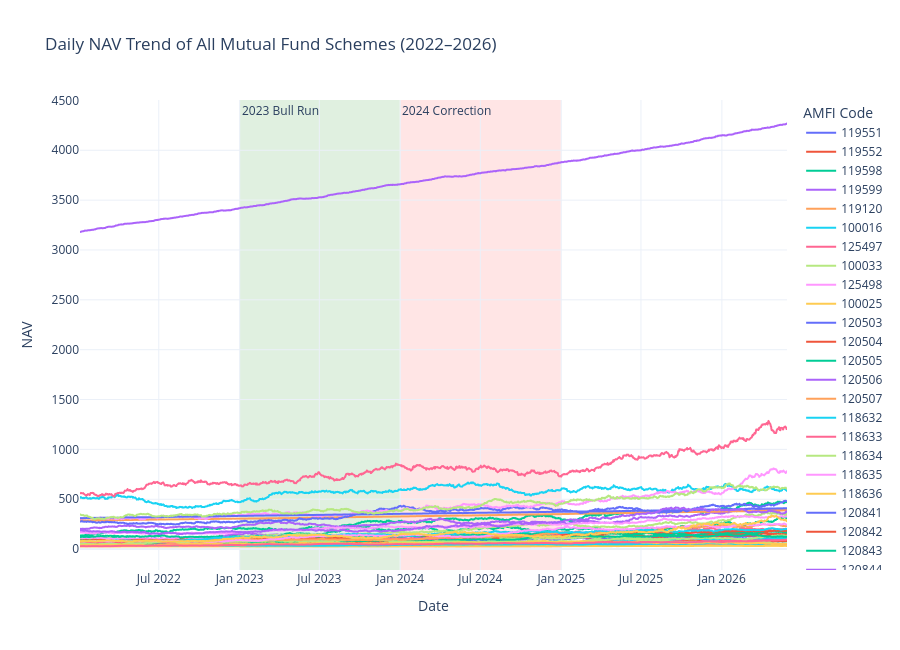

Notebook cell for this chart:
### Code cell
fig = px.line(
    nav,
    x="date",
    y="nav",
    color="amfi_code",
    title="Daily NAV Trend of All Mutual Fund Schemes (2022–2026)",
    labels={
        "date": "Date",
        "nav": "NAV",
        "amfi_code": "AMFI Code"
    }
)

# Highlight 2023 Bull Run
fig.add_vrect(
    x0="2023-01-01",
    x1="2023-12-31",
    fillcolor="green",
    opacity=0.12,
    layer="below",
    line_width=0,
    annotation_text="2023 Bull Run",
    annotation_position="top left"
)

# Highlight 2024 Market Correction
fig.add_vrect(
    x0="2024-01-01",
    x1="2024-12-31",
    fillcolor="red",
    opacity=0.10,
    layer="below",
    line_width=0,
    annotation_text="2024 Correction",
    annotation_position="top left"
)

fig.update_layout(
    template="plotly_white",
    height=650,
    hovermode="x unified"
)

fig.write_image(
    "../reports/charts/01_nav_trend.png",
    width=1400,
    height=800,
    scale=2
)

fig.show()

### Figure 1 — Plotly figure (JSON) as saved in the notebook; plotly's stock layout.template omitted (floating-point values rounded to 4 significant figures; data arrays with more than 128 entries replaced by an {"elided": "..."} marker saying what was removed)
{"data": [{"hovertemplate": "AMFI Code=119551<br>Date=%{x}<br>NAV=%{y}<extra></extra>", "legendgroup": "119551", "line": {"color": "#636efa", "dash": "solid"}, "marker": {"symbol": "circle"}, "mode": "lines", "name": "119551", "showlegend": true, "type": "scattergl", "x": {"elided": "1150 str values"}, "xaxis": "x", "y": {"elided": "1150 float values"}, "yaxis": "y"}, {"hovertemplate": "AMFI Code=119552<br>Date=%{x}<br>NAV=%{y}<extra></extra>", "legendgroup": "119552", "line": {"color": "#EF553B", "dash": "solid"}, "marker": {"symbol": "circle"}, "mode": "lines", "name": "119552", "showlegend": true, "type": "scattergl", "x": {"elided": "1150 str values"}, "xaxis": "x", "y": {"elided": "1150 float values"}, "yaxis": "y"}, {"hovertemplate": "AMFI Code=119598<br>Date=%{x}<br>NAV=%{y}<extra></extra>", "legendgroup": "119598", "line": {"color": "#00cc96", "dash": "solid"}, "marker": {"symbol": "circle"}, "mode": "lines", "name": "119598", "showlegend": true, "type": "scattergl", "x": {"elided": "1150 str values"}, "xaxis": "x", "y": {"elided": "1150 float values"}, "yaxis": "y"}, {"hovertemplate": "AMFI Code=119599<br>Date=%{x}<br>NAV=%{y}<extra></extra>", "legendgroup": "119599", "line": {"color": "#ab63fa", "dash": "solid"}, "marker": {"symbol": "circle"}, "mode": "lines", "name": "119599", "showlegend": true, "type": "scattergl", "x": {"elided": "1150 str values"}, "xaxis": "x", "y": {"elided": "1150 float values"}, "yaxis": "y"}, {"hovertemplate": "AMFI Code=119120<br>Date=%{x}<br>NAV=%{y}<extra></extra>", "legendgroup": "119120", "line": {"color": "#FFA15A", "dash": "solid"}, "marker": {"symbol": "circle"}, "mode": "lines", "name": "119120", "showlegend": true, "type": "scattergl", "x": {"elided": "1150 str values"}, "xaxis": "x", "y": {"elided": "1150 float values"}, "yaxis": "y"}, {"hovertemplate": "AMFI Code=100016<br>Date=%{x}<br>NAV=%{y}<extra></extra>", "legendgroup": "100016", "line": {"color": "#19d3f3", "dash": "solid"}, "marker": {"symbol": "circle"}, "mode": "lines", "name": "100016", "showlegend": true, "type": "scattergl", "x": {"elided": "1150 str values"}, "xaxis": "x", "y": {"elided": "1150 float values"}, "yaxis": "y"}, {"hovertemplate": "AMFI Code=125497<br>Date=%{x}<br>NAV=%{y}<extra></extra>", "legendgroup": "125497", "line": {"color": "#FF6692", "dash": "solid"}, "marker": {"symbol": "circle"}, "mode": "lines", "name": "125497", "showlegend": true, "type": "scattergl", "x": {"elided": "1150 str values"}, "xaxis": "x", "y": {"elided": "1150 float values"}, "yaxis": "y"}, {"hovertemplate": "AMFI Code=100033<br>Date=%{x}<br>NAV=%{y}<extra></extra>", "legendgroup": "100033", "line": {"color": "#B6E880", "dash": "solid"}, "marker": {"symbol": "circle"}, "mode": "lines", "name": "100033", "showlegend": true, "type": "scattergl", "x": {"elided": "1150 str values"}, "xaxis": "x", "y": {"elided": "1150 float values"}, "yaxis": "y"}, {"hovertemplate": "AMFI Code=125498<br>Date=%{x}<br>NAV=%{y}<extra></extra>", "legendgroup": "125498", "line": {"color": "#FF97FF", "dash": "solid"}, "marker": {"symbol": "circle"}, "mode": "lines", "name": "125498", "showlegend": true, "type": "scattergl", "x": {"elided": "1150 str values"}, "xaxis": "x", "y": {"elided": "1150 float values"}, "yaxis": "y"}, {"hovertemplate": "AMFI Code=100025<br>Date=%{x}<br>NAV=%{y}<extra></extra>", "legendgroup": "100025", "line": {"color": "#FECB52", "dash": "solid"}, "marker": {"symbol": "circle"}, "mode": "lines", "name": "100025", "showlegend": true, "type": "scattergl", "x": {"elided": "1150 str values"}, "xaxis": "x", "y": {"elided": "1150 float values"}, "yaxis": "y"}, {"hovertemplate": "AMFI Code=120503<br>Date=%{x}<br>NAV=%{y}<extra></extra>", "legendgroup": "120503", "line": {"color": "#636efa", "dash": "solid"}, "marker": {"symbol": "circle"}, "mode": "lines", "name": "120503", "showlegend": true, "type": "scattergl", "x": {"elided": "1150 str values"}, "xaxis": "x", "y": {"elided": "1150 float values"}, "yaxis": "y"}, {"hovertemplate": "AMFI Code=120504<br>Date=%{x}<br>NAV=%{y}<extra></extra>", "legendgroup": "120504", "line": {"color": "#EF553B", "dash": "solid"}, "marker": {"symbol": "circle"}, "mode": "lines", "name": "120504", "showlegend": true, "type": "scattergl", "x": {"elided": "1150 str values"}, "xaxis": "x", "y": {"elided": "1150 float values"}, "yaxis": "y"}, {"hovertemplate": "AMFI Code=120505<br>Date=%{x}<br>NAV=%{y}<extra></extra>", "legendgroup": "120505", "line": {"color": "#00cc96", "dash": "solid"}, "marker": {"symbol": "circle"}, "mode": "lines", "name": "120505", "showlegend": true, "type": "scattergl", "x": {"elided": "1150 str values"}, "xaxis": "x", "y": {"elided": "1150 float values"}, "yaxis": "y"}, {"hovertemplate": "AMFI Code=120506<br>Date=%{x}<br>NAV=%{y}<extra></extra>", "legendgroup": "120506", "line": {"color": "#ab63fa", "dash": "solid"}, "marker": {"symbol": "circle"}, "mode": "lines", "name": "120506", "showlegend": true, "type": "scattergl", "x": {"elided": "1150 str values"}, "xaxis": "x", "y": {"elided": "1150 float values"}, "yaxis": "y"}, {"hovertemplate": "AMFI Code=120507<br>Date=%{x}<br>NAV=%{y}<extra></extra>", "legendgroup": "120507", "line": {"color": "#FFA15A", "dash": "solid"}, "marker": {"symbol": "circle"}, "mode": "lines", "name": "120507", "showlegend": true, "type": "scattergl", "x": {"elided": "1150 str values"}, "xaxis": "x", "y": {"elided": "1150 float values"}, "yaxis": "y"}, {"hovertemplate": "AMFI Code=118632<br>Date=%{x}<br>NAV=%{y}<extra></extra>", "legendgroup": "118632", "line": {"color": "#19d3f3", "dash": "solid"}, "marker": {"symbol": "circle"}, "mode": "lines", "name": "118632", "showlegend": true, "type": "scattergl", "x": {"elided": "1150 str values"}, "xaxis": "x", "y": {"elided": "1150 float values"}, "yaxis": "y"}, {"hovertemplate": "AMFI Code=118633<br>Date=%{x}<br>NAV=%{y}<extra></extra>", "legendgroup": "118633", "line": {"color": "#FF6692", "dash": "solid"}, "marker": {"symbol": "circle"}, "mode": "lines", "name": "118633", "showlegend": true, "type": "scattergl", "x": {"elided": "1150 str values"}, "xaxis": "x", "y": {"elided": "1150 float values"}, "yaxis": "y"}, {"hovertemplate": "AMFI Code=118634<br>Date=%{x}<br>NAV=%{y}<extra></extra>", "legendgroup": "118634", "line": {"color": "#B6E880", "dash": "solid"}, "marker": {"symbol": "circle"}, "mode": "lines", "name": "118634", "showlegend": true, "type": "scattergl", "x": {"elided": "1150 str values"}, "xaxis": "x", "y": {"elided": "1150 float values"}, "yaxis": "y"}, {"hovertemplate": "AMFI Code=118635<br>Date=%{x}<br>NAV=%{y}<extra></extra>", "legendgroup": "118635", "line": {"color": "#FF97FF", "dash": "solid"}, "marker": {"symbol": "circle"}, "mode": "lines", "name": "118635", "showlegend": true, "type": "scattergl", "x": {"elided": "1150 str values"}, "xaxis": "x", "y": {"elided": "1150 float values"}, "yaxis": "y"}, {"hovertemplate": "AMFI Code=118636<br>Date=%{x}<br>NAV=%{y}<extra></extra>", "legendgroup": "118636", "line": {"color": "#FECB52", "dash": "solid"}, "marker": {"symbol": "circle"}, "mode": "lines", "name": "118636", "showlegend": true, "type": "scattergl", "x": {"elided": "1150 str values"}, "xaxis": "x", "y": {"elided": "1150 float values"}, "yaxis": "y"}, {"hovertemplate": "AMFI Code=120841<br>Date=%{x}<br>NAV=%{y}<extra></extra>", "legendgroup": "120841", "line": {"color": "#636efa", "dash": "solid"}, "marker": {"symbol": "circle"}, "mode": "lines", "name": "120841", "showlegend": true, "type": "scattergl", "x": {"elided": "1150 str values"}, "xaxis": "x", "y": {"elided": "1150 float values"}, "yaxis": "y"}, {"hovertemplate": "AMFI Code=120842<br>Date=%{x}<br>NAV=%{y}<extra></extra>", "legendgroup": "120842", "line": {"color": "#EF553B", "dash": "solid"}, "marker": {"symbol": "circle"}, "mode": "lines", "name": "120842", "showlegend": true, "type": "scattergl", "x": {"elided": "1150 str values"}, "xaxis": "x", "y": {"elided": "1150 float values"}, "yaxis": "y"}, {"hovertemplate": "AMFI Code=120843<br>Date=%{x}<br>NAV=%{y}<extra></extra>", "legendgroup": "120843", "line": {"color": "#00cc96", "dash": "solid"}, "marker": {"symbol": "circle"}, "mode": "lines", "name": "120843", "showlegend": true, "type": "scattergl", "x": {"elided": "1150 str values"}, "xaxis": "x", "y": {"elided": "1150 float values"}, "yaxis": "y"}, {"hovertemplate": "AMFI Code=120844<br>Date=%{x}<br>NAV=%{y}<extra></extra>", "legendgroup": "120844", "line": {"color": "#ab63fa", "dash": "solid"}, "marker": {"symbol": "circle"}, "mode": "lines", "name": "120844", "showlegend": true, "type": "scattergl", "x": {"elided": "1150 str values"}, "xaxis": "x", "y": {"elided": "1150 float values"}, "yaxis": "y"}, {"hovertemplate": "AMFI Code=119092<br>Date=%{x}<br>NAV=%{y}<extra></extra>", "legendgroup": "119092", "line": {"color": "#FFA15A", "dash": "solid"}, "marker": {"symbol": "circle"}, "mode": "lines", "name": "119092", "showlegend": true, "type": "scattergl", "x": {"elided": "1150 str values"}, "xaxis": "x", "y": {"elided": "1150 float values"}, "yaxis": "y"}, {"hovertemplate": "AMFI Code=119093<br>Date=%{x}<br>NAV=%{y}<extra></extra>", "legendgroup": "119093", "line": {"color": "#19d3f3", "dash": "solid"}, "marker": {"symbol": "circle"}, "mode": "lines", "name": "119093", "showlegend": true, "type": "scattergl", "x": {"elided": "1150 str values"}, "xaxis": "x", "y": {"elided": "1150 float values"}, "yaxis": "y"}, {"hovertemplate": "AMFI Code=119094<br>Date=%{x}<br>NAV=%{y}<extra></extra>", "legendgroup": "119094", "line": {"color": "#FF6692", "dash": "solid"}, "marker": {"symbol": "circle"}, "mode": "lines", "name": "119094", "showlegend": true, "type": "scattergl", "x": {"elided": "1150 str values"}, "xaxis": "x", "y": {"elided": "1150 float values"}, "yaxis": "y"}, {"hovertemplate": "AMFI Code=119095<br>Date=%{x}<br>NAV=%{y}<extra></extra>", "legendgroup": "119095", "line": {"color": "#B6E880", "dash": "solid"}, "marker": {"symbol": "circle"}, "mode": "lines", "name": "119095", "showlegend": true, "type": "scattergl", "x": {"elided": "1150 str values"}, "xaxis": "x", "y": {"elided": "1150 float values"}, "yaxis": "y"}, {"hovertemplate": "AMFI Code=101206<br>Date=%{x}<br>NAV=%{y}<extra></extra>", "legendgroup": "101206", "line": {"color": "#FF97FF", "dash": "solid"}, "marker": {"symbol": "circle"}, "mode": "lines", "name": "101206", "showlegend": true, "type": "scattergl", "x": {"elided": "1150 str values"}, "xaxis": "x", "y": {"elided": "1150 float values"}, "yaxis": "y"}, {"hovertemplate": "AMFI Code=101207<br>Date=%{x}<br>NAV=%{y}<extra></extra>", "legendgroup": "101207", "line": {"color": "#FECB52", "dash": "solid"}, "marker": {"symbol": "circle"}, "mode": "lines", "name": "101207", "showlegend": true, "type": "scattergl", "x": {"elided": "1150 str values"}, "xaxis": "x", "y": {"elided": "1150 float values"}, "yaxis": "y"}, {"hovertemplate": "AMFI Code=101208<br>Date=%{x}<br>NAV=%{y}<extra></extra>", "legendgroup": "101208", "line": {"color": "#636efa", "dash": "solid"}, "marker": {"symbol": "circle"}, "mode": "lines", "name": "101208", "showlegend": true, "type": "scattergl", "x": {"elided": "1150 str values"}, "xaxis": "x", "y": {"elided": "1150 float values"}, "yaxis": "y"}, {"hovertemplate": "AMFI Code=102885<br>Date=%{x}<br>NAV=%{y}<extra></extra>", "legendgroup": "102885", "line": {"color": "#EF553B", "dash": "solid"}, "marker": {"symbol": "circle"}, "mode": "lines", "name": "102885", "showlegend": true, "type": "scattergl", "x": {"elided": "1150 str values"}, "xaxis": "x", "y": {"elided": "1150 float values"}, "yaxis": "y"}, {"hovertemplate": "AMFI Code=102886<br>Date=%{x}<br>NAV=%{y}<extra></extra>", "legendgroup": "102886", "line": {"color": "#00cc96", "dash": "solid"}, "marker": {"symbol": "circle"}, "mode": "lines", "name": "102886", "showlegend": true, "type": "scattergl", "x": {"elided": "1150 str values"}, "xaxis": "x", "y": {"elided": "1150 float values"}, "yaxis": "y"}, {"hovertemplate": "AMFI Code=102887<br>Date=%{x}<br>NAV=%{y}<extra></extra>", "legendgroup": "102887", "line": {"color": "#ab63fa", "dash": "solid"}, "marker": {"symbol": "circle"}, "mode": "lines", "name": "102887", "showlegend": true, "type": "scattergl", "x": {"elided": "1150 str values"}, "xaxis": "x", "y": {"elided": "1150 float values"}, "yaxis": "y"}, {"hovertemplate": "AMFI Code=148567<br>Date=%{x}<br>NAV=%{y}<extra></extra>", "legendgroup": "148567", "line": {"color": "#FFA15A", "dash": "solid"}, "marker": {"symbol": "circle"}, "mode": "lines", "name": "148567", "showlegend": true, "type": "scattergl", "x": {"elided": "1150 str values"}, "xaxis": "x", "y": {"elided": "1150 float values"}, "yaxis": "y"}, {"hovertemplate": "AMFI Code=148568<br>Date=%{x}<br>NAV=%{y}<extra></extra>", "legendgroup": "148568", "line": {"color": "#19d3f3", "dash": "solid"}, "marker": {"symbol": "circle"}, "mode": "lines", "name": "148568", "showlegend": true, "type": "scattergl", "x": {"elided": "1150 str values"}, "xaxis": "x", "y": {"elided": "1150 float values"}, "yaxis": "y"}, {"hovertemplate": "AMFI Code=148569<br>Date=%{x}<br>NAV=%{y}<extra></extra>", "legendgroup": "148569", "line": {"color": "#FF6692", "dash": "solid"}, "marker": {"symbol": "circle"}, "mode": "lines", "name": "148569", "showlegend": true, "type": "scattergl", "x": {"elided": "1150 str values"}, "xaxis": "x", "y": {"elided": "1150 float values"}, "yaxis": "y"}, {"hovertemplate": "AMFI Code=149322<br>Date=%{x}<br>NAV=%{y}<extra></extra>", "legendgroup": "149322", "line": {"color": "#B6E880", "dash": "solid"}, "marker": {"symbol": "circle"}, "mode": "lines", "name": "149322", "showlegend": true, "type": "scattergl", "x": {"elided": "1150 str values"}, "xaxis": "x", "y": {"elided": "1150 float values"}, "yaxis": "y"}, {"hovertemplate": "AMFI Code=149323<br>Date=%{x}<br>NAV=%{y}<extra></extra>", "legendgroup": "149323", "line": {"color": "#FF97FF", "dash": "solid"}, "marker": {"symbol": "circle"}, "mode": "lines", "name": "149323", "showlegend": true, "type": "scattergl", "x": {"elided": "1150 str values"}, "xaxis": "x", "y": {"elided": "1150 float values"}, "yaxis": "y"}, {"hovertemplate": "AMFI Code=149324<br>Date=%{x}<br>NAV=%{y}<extra></extra>", "legendgroup": "149324", "line": {"color": "#FECB52", "dash": "solid"}, "marker": {"symbol": "circle"}, "mode": "lines", "name": "149324", "showlegend": true, "type": "scattergl", "x": {"elided": "1150 str values"}, "xaxis": "x", "y": {"elided": "1150 float values"}, "yaxis": "y"}], "layout": {"annotations": [{"showarrow": false, "text": "2023 Bull Run", "x": "2023-01-01", "xanchor": "left", "xref": "x", "y": 1, "yanchor": "top", "yref": "y domain"}, {"showarrow": false, "text": "2024 Correction", "x": "2024-01-01", "xanchor": "left", "xref": "x", "y": 1, "yanchor": "top", "yref": "y domain"}], "height": 650, "hovermode": "x unified", "legend": {"title": {"text": "AMFI Code"}, "tracegroupgap": 0}, "shapes": [{"fillcolor": "green", "layer": "below", "line": {"width": 0}, "opacity": 0.12, "type": "rect", "x0": "2023-01-01", "x1": "2023-12-31", "xref": "x", "y0": 0, "y1": 1, "yref": "y domain"}, {"fillcolor": "red", "layer": "below", "line": {"width": 0}, "opacity": 0.1, "type": "rect", "x0": "2024-01-01", "x1": "2024-12-31", "xref": "x", "y0": 0, "y1": 1, "yref": "y domain"}], "title": {"text": "Daily NAV Trend of All Mutual Fund Schemes (2022–2026)"}, "xaxis": {"anchor": "y", "domain": [0, 1], "title": {"text": "Date"}}, "yaxis": {"anchor": "x", "domain": [0, 1], "title": {"text": "NAV"}}}}
